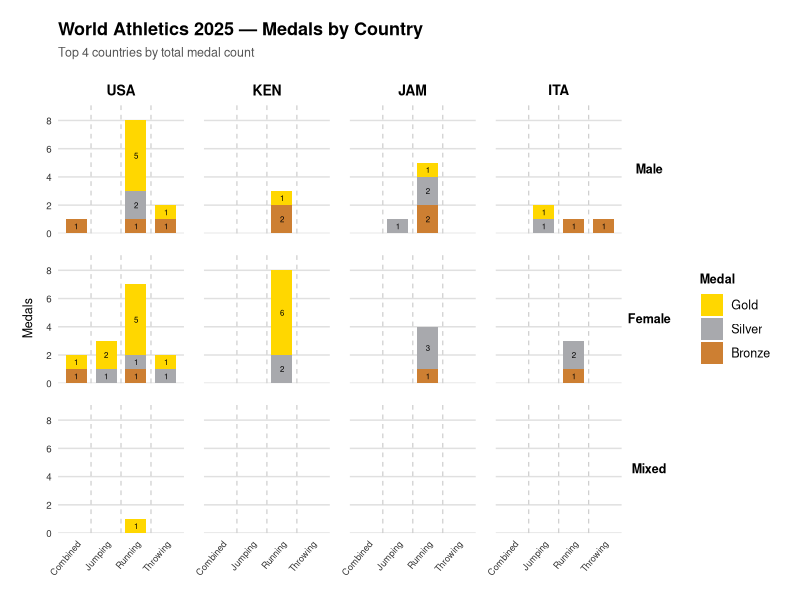

The R source for this figure:
## ---- chunk 1
library(ggplot2)
library(dplyr)
library(tidyr)

# ── 1. Load data ──────────────────────────────────────────────────────────────
data <- read.csv("wac_2025_medalists.csv")

# ── 2. Prepare: event groups, gender labels, medal types ─────────────────────
data <- data |>
  mutate(
    EventGroup = case_when(
      EVENT %in% c("100M", "200M", "400M", "800M", "1500M",
                   "5000M", "10000M", "MARATHON",
                   "100M HURDLES", "110M HURDLES", "400M HURDLES",
                   "3000M STEEPLECHASE",
                   "4X100 METRES RELAY", "4X400 METRES RELAY",
                   "20 KILOMETRES RACE WALK", "35 KILOMETRES RACE WALK") ~ "Running",
      EVENT %in% c("HIGH JUMP", "LONG JUMP",
                   "TRIPLE JUMP", "POLE VAULT")                          ~ "Jumping",
      EVENT %in% c("SHOT PUT", "DISCUS THROW",
                   "HAMMER THROW", "JAVELIN THROW")                      ~ "Throwing",
      EVENT %in% c("DECATHLON", "HEPTATHLON")                           ~ "Combined",
      TRUE ~ "Other"
    ),
    GenderLabel = case_when(
      MIXED == 1    ~ "Mixed",
      GENDER == "M" ~ "Male",
      GENDER == "F" ~ "Female",
      TRUE          ~ as.character(GENDER)
    ),
    MedalType = case_when(
      POSITION == 1 ~ "Gold",
      POSITION == 2 ~ "Silver",
      POSITION == 3 ~ "Bronze",
      TRUE          ~ NA_character_
    )
  )

# ── 3. Keep medals only ───────────────────────────────────────────────────────
medals <- data |> filter(!is.na(MedalType))

# ── 4. Top 3 countries by total medal count ───────────────────────────────────
top4 <- medals |>
  group_by(COUNTRY) |>
  summarise(Total = n(), .groups = "drop") |>
  slice_max(Total, n = 4) |>
  pull(COUNTRY)

# ── 5. Build complete grid: every event × every gender × every country ─────── 
# This ensures all events appear even when a country won nothing in that event
all_events <- medals |>
  filter(COUNTRY %in% top4) |>
  pull(EVENT) |>
  unique() |>
  sort()

all_genders <- c("Male", "Female", "Mixed")

full_grid <- expand.grid(
  COUNTRY     = top4,
  GenderLabel = all_genders,
  EVENT       = all_events,
  MedalType   = c("Gold", "Silver", "Bronze"),
  stringsAsFactors = FALSE
)

# Aggregate actual medal counts
actual <- medals |>
  filter(COUNTRY %in% top4) |>
  group_by(COUNTRY, GenderLabel, EVENT, MedalType) |>
  summarise(Medals = n(), .groups = "drop")

# Join so missing combinations become 0
plot_data <- full_grid |>
  left_join(actual, by = c("COUNTRY", "GenderLabel", "EVENT", "MedalType")) |>
  replace_na(list(Medals = 0)) |>
  # Re-attach EventGroup for labelling
  left_join(
    data |> select(EVENT, EventGroup) |> distinct(),
    by = "EVENT"
  ) |>
  mutate(
    MedalType   = factor(MedalType,   levels = c("Gold", "Silver", "Bronze")),
    GenderLabel = factor(GenderLabel, levels = c("Male", "Female", "Mixed")),
    COUNTRY     = factor(COUNTRY,     levels = top4),
    EVENT       = factor(EVENT,       levels = all_events)
  )

# ── 6. Actual gold / silver / bronze colours ──────────────────────────────────
medal_colours <- c(
  "Gold"   = "#FFD700",
  "Silver" = "#A8A9AD",
  "Bronze" = "#CD7F32"
) # ── 7. Plot ───────────────────────────────────────────────────────────────────
ggplot(plot_data,
  aes(x = EventGroup, y = Medals, fill = MedalType)
  ) +
  geom_col(width = 0.7, position = "stack"
  ) +
  geom_text(
    data = plot_data |>
      group_by(COUNTRY, GenderLabel, EventGroup, MedalType) |>
      summarise(Medals = sum(Medals), .groups = "drop"),
    aes(label = ifelse(Medals > 0, Medals, "")),
    position = position_stack(vjust = 0.5),
    size = 2,
    colour = "black"
  ) +
  # Vertical dashed lines to separate event groups
  geom_vline(
    xintercept = c(1.5, 2.5, 3.5),
    colour = "#cccccc",
    linewidth = 0.4,
    linetype = "dashed"
  ) +
  # Equal column widths: fixed scales so every panel has the same x-axis
  facet_grid(
    rows = vars(GenderLabel),
    cols = vars(COUNTRY)
  ) +
  scale_fill_manual(values = medal_colours, name = "Medal") +
  scale_y_continuous(
    expand = expansion(mult = c(0, 0.15)),
    breaks = scales::pretty_breaks(n = 4)
  ) +
  labs(
    title = "World Athletics 2025 — Medals by Country",
    subtitle = "Top 4 countries by total medal count",
    x = NULL,
    y = "Medals"
  ) +
  theme_minimal(base_size = 11) +
  theme(
    # White background
    plot.background    = element_rect(fill = "white", colour = NA),
    panel.background   = element_rect(fill = "white", colour = NA),
    #strip.background   = element_rect(fill = "#f0f0f0", colour = NA),

    # Grid lines — light grey horizontal only
    panel.grid.major.y = element_line(colour = "#e0e0e0"),
    panel.grid.major.x = element_blank(),
    panel.grid.minor   = element_blank(),

    # Panel spacing — adds visible gaps between facets
    panel.spacing.x    = unit(1, "lines"),
    panel.spacing.y    = unit(1, "lines"),

    # Black text
    text               = element_text(colour = "black"),
    axis.text          = element_text(colour = "#333333", size = 7),
    axis.text.x        = element_text(angle = 50, hjust = 1, size = 6.5),
    axis.title.y       = element_text(size = 9, margin = margin(r = 8)),
    strip.text.x       = element_text(face = "bold", colour = "black", size = 10),
    strip.text.y       = element_text(face = "bold", colour = "black", size = 9,
                                      angle = 0),

    # Title
    plot.title         = element_text(face = "bold", size = 13, colour = "black"),
    plot.subtitle      = element_text(size = 9, colour = "#555555",
                                      margin = margin(b = 12)),
    plot.margin        = margin(t = 16, r = 16, b = 16, l = 16),

    # Legend
    legend.position    = "right",
    legend.title       = element_text(face = "bold", size = 9),
    legend.text        = element_text(size = 9),
    legend.key         = element_rect(fill = "white", colour = NA)
    
    
  )
